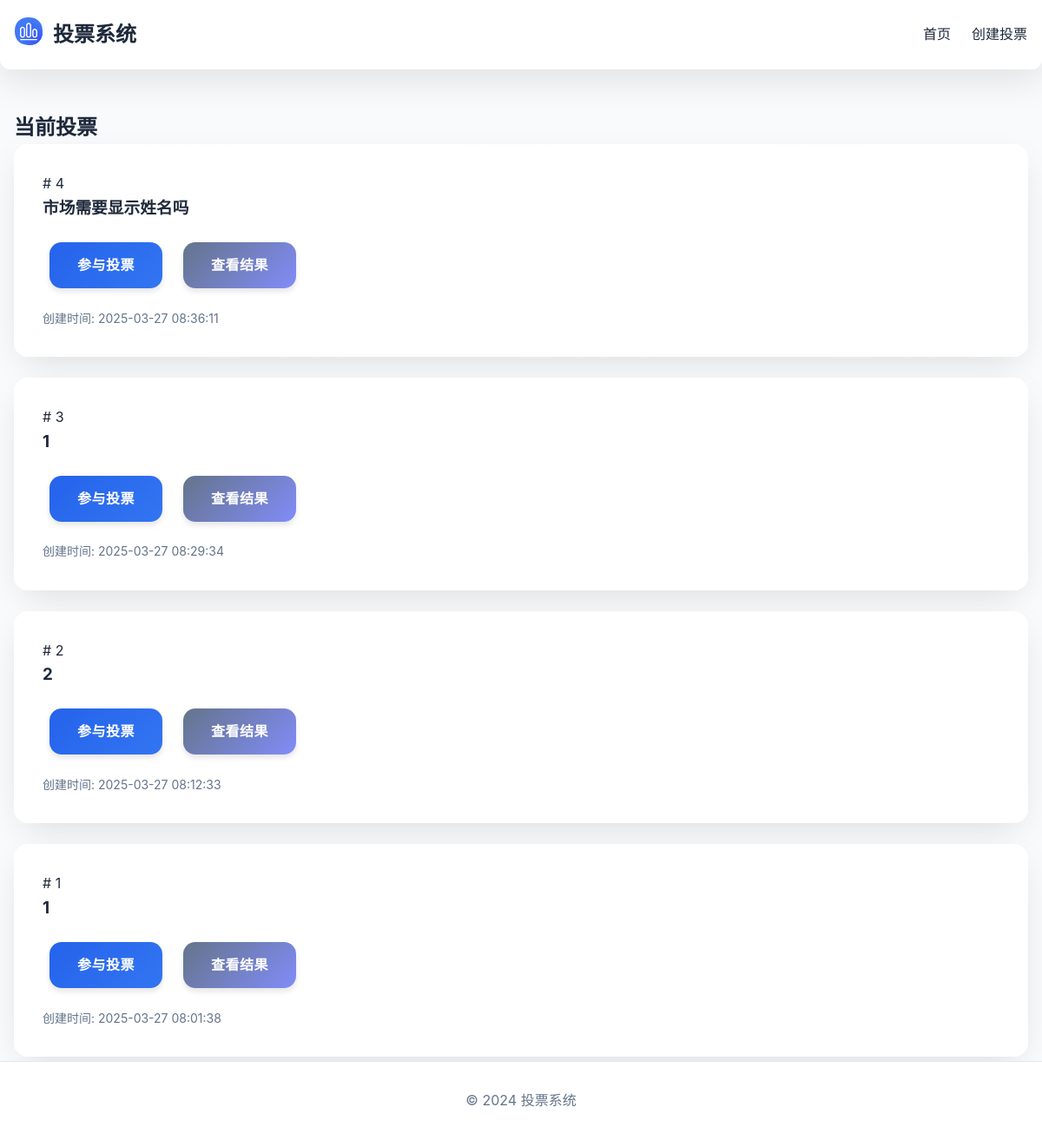
Before: / with the older database file.
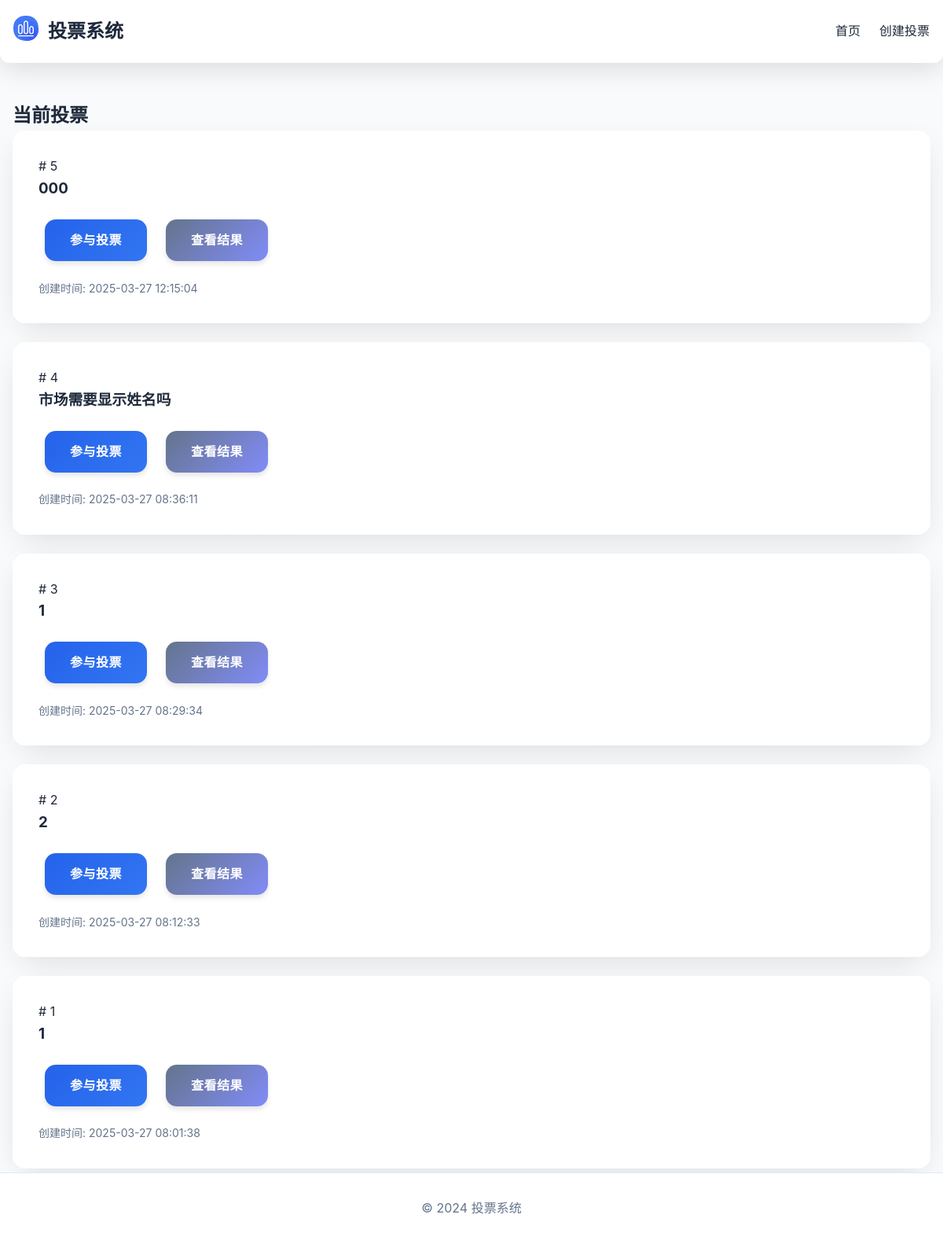
After: the same page with the newer database file.
### tables this page shows
CREATE TABLE polls (
    id INTEGER PRIMARY KEY AUTOINCREMENT,
    question TEXT NOT NULL,
    created_at TIMESTAMP DEFAULT CURRENT_TIMESTAMP
);

### app.py (the view)
@app.route('/')
def index():
    db = get_db()
    polls = db.execute('SELECT * FROM polls ORDER BY id DESC').fetchall()
    return render_template('index.html', polls=polls)

### app.py (called while the page is built)
@app.context_processor
def inject_csrf_token():
    return dict(csrf_token=generate_csrf)

def get_db():
    if 'db' not in g:
        g.db = sqlite3.connect(DATABASE)
        g.db.row_factory = sqlite3.Row
    return g.db

### templates/index.html (shortened to what this page needs)
{% extends 'base.html' %}
{% block content %}
    <h2>当前投票</h2>
    {% if polls %}
        <div class="content-block">
            <div class="polls-list card">
            {% for poll in polls %}
                <div class="poll-card card-content">
                    <div class="poll-number"> # {{ loop.revindex }}</div>
                    <h3>{{ poll.question }}</h3>
                    <div class="poll-actions">
                        <a href="{{ url_for('vote', poll_id=poll.id) }}" class="button">参与投票</a>
                        <a href="{{ url_for('results', poll_id=poll.id) }}" class="button secondary">查看结果</a>
                    </div>
                    <div class="poll-meta">
                        创建时间: {{ poll.created_at }}
                    </div>
                </div>
            {% endfor %}
        </div>
    {% else %}
        <div class="empty-state">
            <p>目前还没有投票。</p>
            <a href="{{ url_for('create') }}" class="button">创建第一个投票</a>
        </div>
    {% endif %}
{% endblock %}

### templates/base.html (shortened to what this page needs)
<!DOCTYPE html>
<html lang="zh-CN">
<head>
    <link rel="stylesheet" href="{{ url_for('static', filename='style.css') }}">
</head>
<body>
    <nav class="main-nav">
        <div class="nav-container container">
            <div class="nav-brand">
                <a href="{{ url_for('index') }}" class="logo-link">
                    <img src="{{ url_for('static', filename='icons/vote-icon.svg') }}"
                         alt="投票系统图标"
                         class="nav-logo"
                         width="40"
                         height="40">
                </a>
                <h1 class="site-title"><a href="{{ url_for('index') }}">投票系统</a></h1>
            </div>
            <ul class="nav-menu">
                <li class="nav-item"><a href="{{ url_for('index') }}" class="nav-link">首页</a></li>
                <li class="nav-item"><a href="{{ url_for('create') }}" class="nav-link">创建投票</a></li>
            </ul>
        </div>
    </nav>
    <main>
        <div class="container">
            {% block content %}{% endblock %}
        </div>
    </main>
    <footer>
        <div class="container">
            <p>&copy; 2024 投票系统</p>
        </div>
    </footer>
</body>
</html>

### static/style.css (style rules this page uses)
:root { --primary-color: #2563eb; --secondary-color: #64748b; --accent-color: #3b82f6; --background-color: #f8fafc; --text-color: #1e293b; --border-color: #e2e8f0; --success-color: #22c55e; --error-color: #ef4444; --warning-color: #f59e0b; --radius: 0.75rem; --transition: all 0.3s cubic-bezier(0.4, 0, 0.2, 1); --shadow-md: 0 4px 6px -1px rgba(0, 0, 0, 0.1); --shadow-lg: 0 10px 15px -3px rgba(0, 0, 0, 0.1); }
* { margin: 0; padding: 0; box-sizing: border-box; }
body { font-family: -apple-system, BlinkMacSystemFont, "Segoe UI", Roboto, "Helvetica Neue", Arial, sans-serif; line-height: 1.6; color: var(--text-color); background-color: var(--background-color); padding-bottom: 4rem; }
.container { max-width: 1200px; margin: 0 auto; padding: 0 1rem; }
nav { background: linear-gradient(135deg, rgba(255, 255, 255, 0.98) 0%, rgba(245, 247, 250, 0.97) 100%); backdrop-filter: blur(20px) saturate(200%); box-shadow: 0 12px 40px rgba(0, 0, 0, 0.1); padding: 1.2rem 0; margin-bottom: 3rem; position: sticky; top: 0; z-index: 50; border-bottom: 1px solid rgba(0, 0, 0, 0.05); transition: var(--transition); border-radius: 0 0 var(--radius) var(--radius); border: 1px solid rgba(255, 255, 255, 0.25); background-blend-mode: overlay; }
.nav-container { display: flex; justify-content: space-between; align-items: center; max-width: 1200px; margin: 0 auto; padding: 0 1rem; gap: 1.5rem; }
.nav-brand { display: flex; align-items: center; gap: 0.75rem; text-decoration: none; }
.nav-brand img { height: 32px; width: 32px; transition: transform 0.3s ease; }
nav ul { gap: 2rem; }
nav h1 { font-size: 1.5rem; }
nav h1 a { color: var(--text-color); text-decoration: none; }
nav ul { display: flex; list-style: none; gap: 1.5rem; }
nav ul a { color: var(--text-color); text-decoration: none; font-weight: 500; }
.button { display: inline-flex; align-items: center; justify-content: center; padding: 0.85rem 2rem; margin: 0.5rem; background: linear-gradient(135deg, var(--primary-color), var(--accent-color)); color: white; text-decoration: none; border: none; border-radius: calc(var(--radius) + 2px); cursor: pointer; font-size: 1rem; font-weight: 600; transition: var(--transition); position: relative; overflow: hidden; letter-spacing: 0.5px; transform: perspective(100px) translateZ(0); will-change: transform; box-shadow: 0 4px 6px rgba(0, 0, 0, 0.1); background-size: 200% auto; }
.button::after { content: ''; position: absolute; top: 0; left: 0; width: 100%; height: 100%; background: linear-gradient( 45deg, rgba(255, 255, 255, 0.3) 0%, rgba(255, 255, 255, 0.1) 50%, rgba(255, 255, 255, 0.3) 100% ); opacity: 0; transition: opacity 0.3s ease; }
.button::before { content: ''; position: absolute; top: 0; left: 0; width: 100%; height: 100%; background: rgba(255, 255, 255, 0.1); opacity: 0; transition: opacity 0.3s ease; }
.button.secondary { background: linear-gradient(135deg, var(--secondary-color), #818cf8); position: relative; }
.polls-list { display: grid; gap: 1.5rem; margin-bottom: 2rem; }
.poll-card { background: rgba(255, 255, 255, 0.95); border-radius: calc(var(--radius) + 4px); padding: 2rem; box-shadow: 0 12px 40px -12px rgba(0, 0, 0, 0.15); transition: var(--transition); position: relative; overflow: hidden; border: 1px solid rgba(255, 255, 255, 0.3); transform: translateY(0); backdrop-filter: blur(8px); border-image: linear-gradient( 135deg, rgba(255, 255, 255, 0.4) 0%, rgba(255, 255, 255, 0.1) 100% ) 1; }
.poll-card::before { content: ''; position: absolute; top: 0; left: -100%; width: 100%; height: 100%; background: linear-gradient( 120deg, rgba(255, 255, 255, 0), rgba(255, 255, 255, 0.3), rgba(255, 255, 255, 0) ); transition: left 0.6s; }
.poll-card h3 { margin-bottom: 1rem; color: var(--text-color); }
.poll-actions { display: flex; gap: 0.5rem; margin-top: 1rem; }
.poll-meta { margin-top: 1rem; color: var(--secondary-color); font-size: 0.875rem; }
footer { position: fixed; left: 0; bottom: 0; width: 100%; padding: 2rem 0; background-color: white; border-top: 1px solid var(--border-color); text-align: center; color: var(--secondary-color); z-index: 10; }

Changed rows visible on the page:
added polls: question "000", created_at "2025-03-27 12:15:04"
